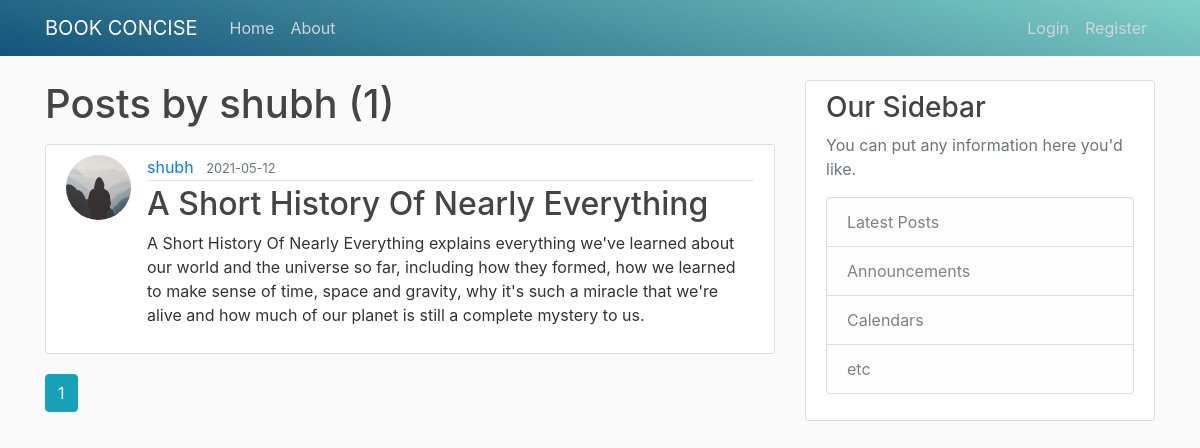
Page /user/shubh on the committed database.
### app/models.py (models this page shows, shortened)
class User(db.Model,UserMixin):
	id = db.Column(db.Integer, primary_key = True)
	username = db.Column(db.String(20),unique = True, nullable = False)
	email = db.Column(db.String(120),unique = True, nullable = False)
	image_file = db.Column(db.String(20), nullable = False, default = 'default.jpg')
	password = db.Column(db.String(60), nullable = False)
	posts = db.relationship('Post', backref = 'author', lazy = True)

class Post(db.Model,UserMixin):
	id = db.Column(db.Integer, primary_key = True)
	title = db.Column(db.String(100), nullable = False)
	date_posted = db.Column(db.DateTime,nullable = False,default = datetime.utcnow)
	content = db.Column(db.Text, nullable = False)
	user_id = db.Column(db.Integer, db.ForeignKey('user.id'),nullable = False)

### app/routes.py (the view)
@app.route("/user/<string:username>")
def user_posts(username):
	page = request.args.get('page', 1, type=int)
	user = User.query.filter_by(username=username).first_or_404()
	posts = Post.query.filter_by(author=user)\
        .order_by(Post.date_posted.desc())\
        .paginate(page=page, per_page=5)
	return render_template('user_posts.html', posts=posts, user=user)

### app/templates/user_posts.html
{%  extends "layout.html" %}
{% block content %}
		<h1 class="mb-3">Posts by {{ user.username }} ({{ posts.total }})</h1>
		{% for post in posts.items %}
		<article class="media content-section">
			<img class = "rounded-circle article-img "src="{{ url_for('static', filename = 'profile_pics/' + post.author.image_file) }}">
		  <div class="media-body">
		    <div class="article-metadata">
		      <a class="mr-2" href="{{ url_for('user_posts', username=post.author.username) }}">{{ post.author.username }}</a>
		      <small class="text-muted">{{ post.date_posted.strftime('%Y-%m-%d')}}</small>
		    </div>
		    <h2><a class="article-title" href="{{ url_for('post', post_id=post.id) }}">{{ post.title }}</a></h2>
		    <p class="article-content">{{ post.content }}</p>
		  </div>
</article>
{% endfor %}
		{% for page_num in posts.iter_pages(left_edge=1, right_edge=1, left_current=1, right_current=2) %}
		      {% if page_num %}
		        {% if posts.page == page_num %}
		          <a class="btn btn-info mb-4" href="{{ url_for('user_posts', username=user.username, page=page_num) }}">{{ page_num }}</a>
		        {% else %}
          		  <a class="btn btn-outline-info mb-4" href="{{ url_for('user_posts', username=user.username, page=page_num) }}">{{ page_num }}</a>
		        {% endif %}
		        {% endif %}
		{% endfor %}
{% endblock content %}

### app/static/main.css (style rules this page uses)
body { background: #fafafa; color: #333333; margin-top: 5rem; }
h1, h2, h3, h4, h5, h6 { color: #444444; }
.content-section { background: #ffffff; padding: 10px 20px; border: 1px solid #dddddd; border-radius: 3px; margin-bottom: 20px; }
.article-title { color: #444444; }
.article-content { white-space: pre-line; }
.article-img { height: 65px; width: 65px; margin-right: 16px; }
.article-metadata { padding-bottom: 1px; margin-bottom: 4px; border-bottom: 1px solid #e3e3e3 }

### rows in the picture
User: username "shubh"
Post: image_file (placeholder picture), author.username "shubh", date_posted "2021-05-12", title "A Short History Of Nearly Everything", content "A Short History Of Nearly Everything explains everything we've learned about our world and the universe so far, including how they formed, how we learned to make sense of time, space and gravity, why it's such a miracle that we're alive and how much of our planet is still a complete mystery to us."

### other values in the picture
{{ posts.total }} "1"
{{ page_num }} "1"
